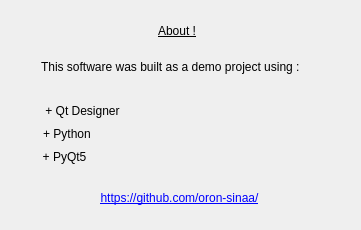
<?xml version="1.0" encoding="UTF-8"?>
<ui version="4.0">
 <class>Dialog</class>
 <widget class="QDialog" name="Dialog">
  <property name="geometry">
   <rect>
    <x>0</x>
    <y>0</y>
    <width>361</width>
    <height>230</height>
   </rect>
  </property>
  <property name="windowTitle">
   <string>Dialog</string>
  </property>
  <widget class="QLabel" name="label">
   <property name="geometry">
    <rect>
     <x>150</x>
     <y>20</y>
     <width>54</width>
     <height>21</height>
    </rect>
   </property>
   <property name="styleSheet">
    <string notr="true">font: 63 10pt &quot;Bahnschrift SemiBold&quot;;
text-decoration: underline;</string>
   </property>
   <property name="text">
    <string>About !</string>
   </property>
   <property name="alignment">
    <set>Qt::AlignCenter</set>
   </property>
  </widget>
  <widget class="QLabel" name="label_2">
   <property name="geometry">
    <rect>
     <x>41</x>
     <y>59</y>
     <width>284</width>
     <height>16</height>
    </rect>
   </property>
   <property name="text">
    <string>This software was built as a demo project using :</string>
   </property>
  </widget>
  <widget class="QLabel" name="label_3">
   <property name="geometry">
    <rect>
     <x>40</x>
     <y>102</y>
     <width>85</width>
     <height>17</height>
    </rect>
   </property>
   <property name="styleSheet">
    <string notr="true">font: 9pt &quot;Baskerville Old Face&quot;;</string>
   </property>
   <property name="text">
    <string>+ Qt Designer</string>
   </property>
   <property name="alignment">
    <set>Qt::AlignCenter</set>
   </property>
  </widget>
  <widget class="QLabel" name="label_4">
   <property name="geometry">
    <rect>
     <x>40</x>
     <y>125</y>
     <width>54</width>
     <height>17</height>
    </rect>
   </property>
   <property name="styleSheet">
    <string notr="true">font: 9pt &quot;Baskerville Old Face&quot;;</string>
   </property>
   <property name="text">
    <string>+ Python</string>
   </property>
   <property name="alignment">
    <set>Qt::AlignCenter</set>
   </property>
  </widget>
  <widget class="QLabel" name="label_5">
   <property name="geometry">
    <rect>
     <x>40</x>
     <y>148</y>
     <width>49</width>
     <height>17</height>
    </rect>
   </property>
   <property name="styleSheet">
    <string notr="true">font: 9pt &quot;Baskerville Old Face&quot;;</string>
   </property>
   <property name="text">
    <string>+ PyQt5</string>
   </property>
   <property name="alignment">
    <set>Qt::AlignCenter</set>
   </property>
  </widget>
  <widget class="QLabel" name="label_6">
   <property name="geometry">
    <rect>
     <x>39</x>
     <y>190</y>
     <width>281</width>
     <height>16</height>
    </rect>
   </property>
   <property name="styleSheet">
    <string notr="true">color: rgb(0, 0, 255);
font: 8pt &quot;MS Shell Dlg 2&quot;;
text-decoration: underline;</string>
   </property>
   <property name="text">
    <string>https://github.com/oron-sinaa/</string>
   </property>
   <property name="alignment">
    <set>Qt::AlignCenter</set>
   </property>
  </widget>
 </widget>
 <resources/>
 <connections/>
</ui>
